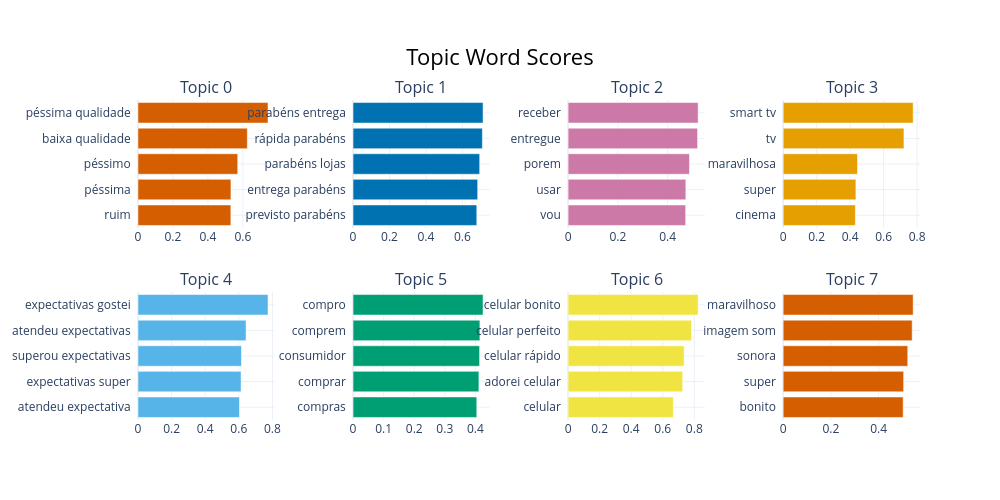

Notebook code for this chart:
### Code cell
topic_model.visualize_barchart()

### Figure 1 — Plotly figure (JSON) as saved in the notebook; plotly's stock layout.template omitted (floating-point values rounded to 4 significant figures)
{"data": [{"marker": {"color": "#D55E00"}, "orientation": "h", "x": [0.5313, 0.5318, 0.5707, 0.6255, 0.7439], "y": ["ruim  ", "péssima  ", "péssimo  ", "baixa qualidade  ", "péssima qualidade  "], "type": "bar", "xaxis": "x", "yaxis": "y"}, {"marker": {"color": "#0072B2"}, "orientation": "h", "x": [0.679, 0.6839, 0.6949, 0.7096, 0.7134], "y": ["previsto parabéns  ", "entrega parabéns  ", "parabéns lojas  ", "rápida parabéns  ", "parabéns entrega  "], "type": "bar", "xaxis": "x2", "yaxis": "y2"}, {"marker": {"color": "#CC79A7"}, "orientation": "h", "x": [0.4727, 0.4733, 0.4879, 0.5205, 0.5227], "y": ["vou  ", "usar  ", "porem  ", "entregue  ", "receber  "], "type": "bar", "xaxis": "x3", "yaxis": "y3"}, {"marker": {"color": "#E69F00"}, "orientation": "h", "x": [0.4312, 0.4345, 0.4439, 0.7215, 0.7765], "y": ["cinema  ", "super  ", "maravilhosa  ", "tv  ", "smart tv  "], "type": "bar", "xaxis": "x4", "yaxis": "y4"}, {"marker": {"color": "#56B4E9"}, "orientation": "h", "x": [0.6038, 0.6133, 0.6158, 0.6431, 0.7738], "y": ["atendeu expectativa  ", "expectativas super  ", "superou expectativas  ", "atendeu expectativas  ", "expectativas gostei  "], "type": "bar", "xaxis": "x5", "yaxis": "y5"}, {"marker": {"color": "#009E73"}, "orientation": "h", "x": [0.4045, 0.4114, 0.4137, 0.4147, 0.425], "y": ["compras  ", "comprar  ", "consumidor  ", "comprem  ", "compro  "], "type": "bar", "xaxis": "x6", "yaxis": "y6"}, {"marker": {"color": "#F0E442"}, "orientation": "h", "x": [0.667, 0.7261, 0.7353, 0.7825, 0.824], "y": ["celular  ", "adorei celular  ", "celular rápido  ", "celular perfeito  ", "celular bonito  "], "type": "bar", "xaxis": "x7", "yaxis": "y7"}, {"marker": {"color": "#D55E00"}, "orientation": "h", "x": [0.5031, 0.505, 0.5223, 0.5408, 0.5449], "y": ["bonito  ", "super  ", "sonora  ", "imagem som  ", "maravilhoso  "], "type": "bar", "xaxis": "x8", "yaxis": "y8"}], "layout": {"xaxis": {"anchor": "y", "domain": [0.0, 0.175], "showgrid": true}, "yaxis": {"anchor": "x", "domain": [0.6, 1.0], "showgrid": true}, "xaxis2": {"anchor": "y2", "domain": [0.275, 0.45], "showgrid": true}, "yaxis2": {"anchor": "x2", "domain": [0.6, 1.0], "showgrid": true}, "xaxis3": {"anchor": "y3", "domain": [0.55, 0.725], "showgrid": true}, "yaxis3": {"anchor": "x3", "domain": [0.6, 1.0], "showgrid": true}, "xaxis4": {"anchor": "y4", "domain": [0.825, 1.0], "showgrid": true}, "yaxis4": {"anchor": "x4", "domain": [0.6, 1.0], "showgrid": true}, "xaxis5": {"anchor": "y5", "domain": [0.0, 0.175], "showgrid": true}, "yaxis5": {"anchor": "x5", "domain": [0.0, 0.4], "showgrid": true}, "xaxis6": {"anchor": "y6", "domain": [0.275, 0.45], "showgrid": true}, "yaxis6": {"anchor": "x6", "domain": [0.0, 0.4], "showgrid": true}, "xaxis7": {"anchor": "y7", "domain": [0.55, 0.725], "showgrid": true}, "yaxis7": {"anchor": "x7", "domain": [0.0, 0.4], "showgrid": true}, "xaxis8": {"anchor": "y8", "domain": [0.825, 1.0], "showgrid": true}, "yaxis8": {"anchor": "x8", "domain": [0.0, 0.4], "showgrid": true}, "annotations": [{"font": {"size": 16}, "showarrow": false, "text": "Topic 0", "x": 0.0875, "xanchor": "center", "xref": "paper", "y": 1.0, "yanchor": "bottom", "yref": "paper"}, {"font": {"size": 16}, "showarrow": false, "text": "Topic 1", "x": 0.3625, "xanchor": "center", "xref": "paper", "y": 1.0, "yanchor": "bottom", "yref": "paper"}, {"font": {"size": 16}, "showarrow": false, "text": "Topic 2", "x": 0.6375, "xanchor": "center", "xref": "paper", "y": 1.0, "yanchor": "bottom", "yref": "paper"}, {"font": {"size": 16}, "showarrow": false, "text": "Topic 3", "x": 0.9125, "xanchor": "center", "xref": "paper", "y": 1.0, "yanchor": "bottom", "yref": "paper"}, {"font": {"size": 16}, "showarrow": false, "text": "Topic 4", "x": 0.0875, "xanchor": "center", "xref": "paper", "y": 0.4, "yanchor": "bottom", "yref": "paper"}, {"font": {"size": 16}, "showarrow": false, "text": "Topic 5", "x": 0.3625, "xanchor": "center", "xref": "paper", "y": 0.4, "yanchor": "bottom", "yref": "paper"}, {"font": {"size": 16}, "showarrow": false, "text": "Topic 6", "x": 0.6375, "xanchor": "center", "xref": "paper", "y": 0.4, "yanchor": "bottom", "yref": "paper"}, {"font": {"size": 16}, "showarrow": false, "text": "Topic 7", "x": 0.9125, "xanchor": "center", "xref": "paper", "y": 0.4, "yanchor": "bottom", "yref": "paper"}], "title": {"font": {"size": 22, "color": "Black"}, "text": "Topic Word Scores", "x": 0.5, "xanchor": "center", "yanchor": "top"}, "hoverlabel": {"font": {"size": 16, "family": "Rockwell"}, "bgcolor": "white"}, "showlegend": false, "width": 1000, "height": 500}}
